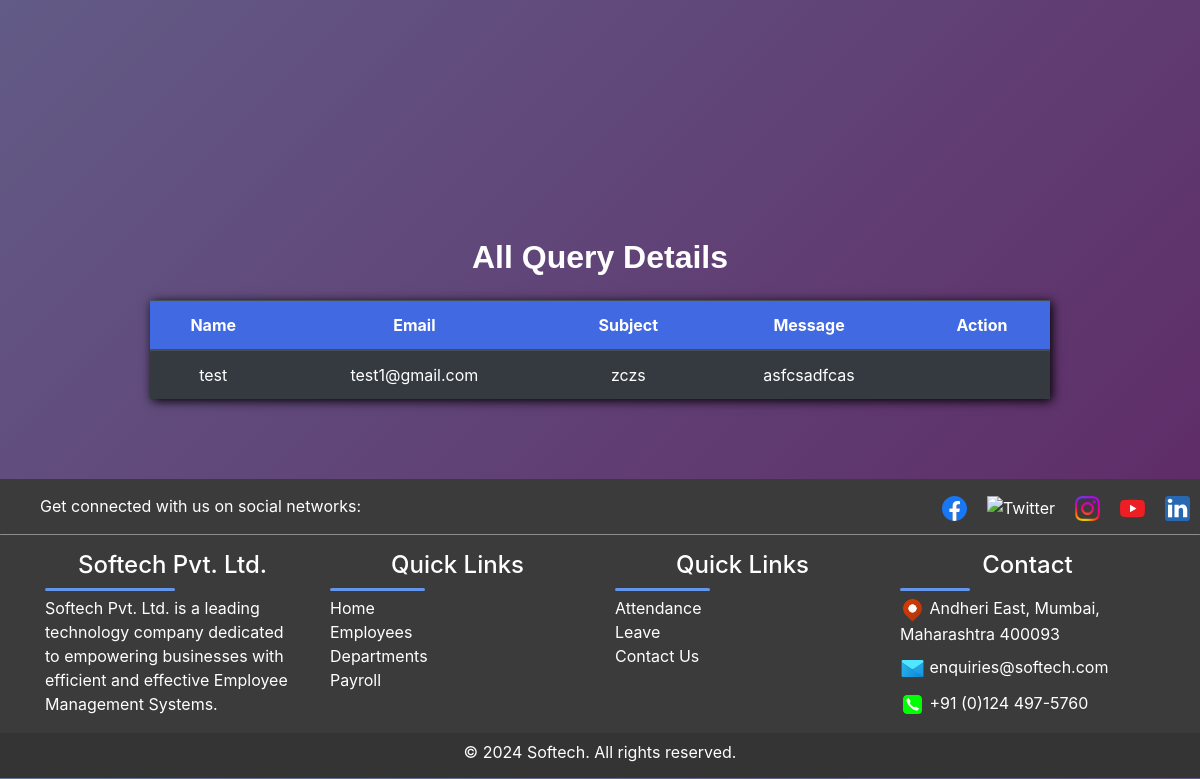
Page /contactus (lower part) on the earlier database version.
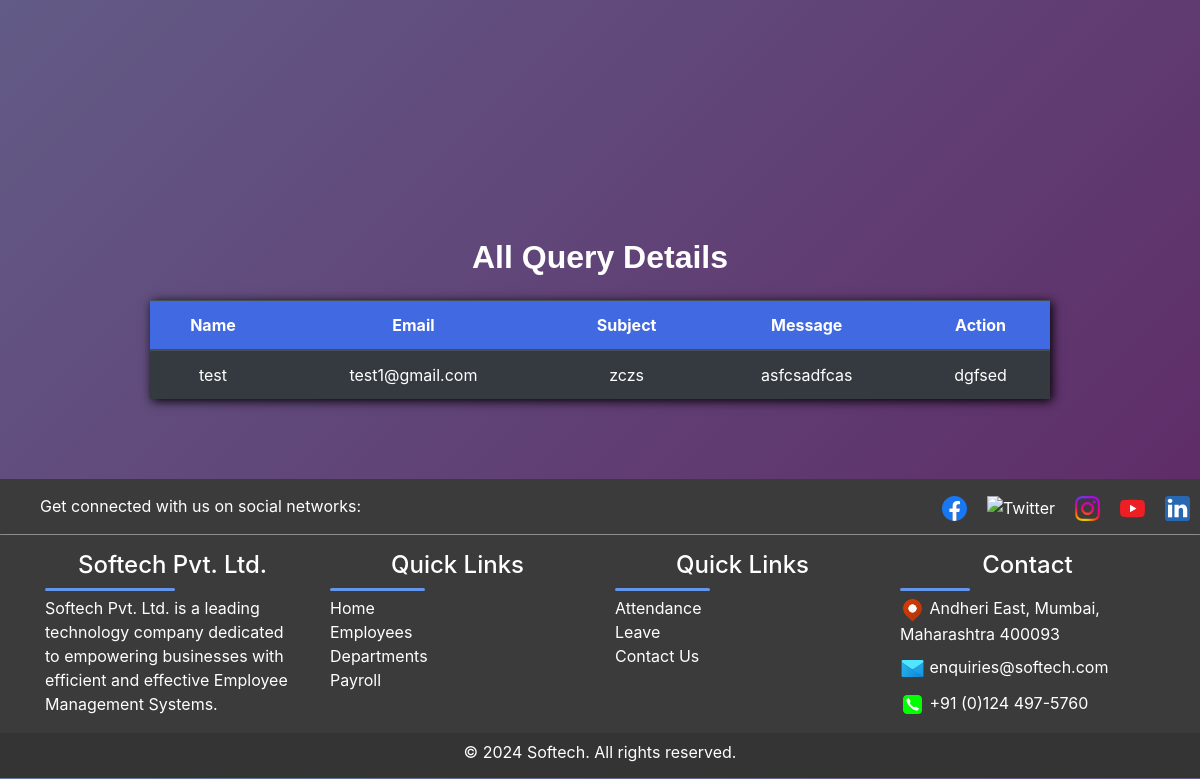
Same page on the later database version.
### app/models.py (models this page shows)
class feedback(models.Model):
    emp_name=models.CharField(max_length=100)
    email=models.EmailField(max_length=200,null=True)
    subjects=models.CharField(max_length=300,null=True)
    message=models.TextField()
    action_taken=models.TextField()

### app/views.py (the view, shortened to what this page needs)
# urls.py: path('contactus', views.contactus_page,name="contactus"),
def contactus_page(request):
    feedbacks=feedback.objects.all()[0:10]
    form=FeedbackForm()
    context={'form':form,'feedback':feedbacks}
    return render(request, 'app/contactus.html', context)

### app/templates/app/contactus.html (shortened to what this page needs)
{% extends "base_template/base.html" %}
{% load static %}
{% block content %}
        <div>
            <iframe src="https://www.google.com/maps/embed?pb=!1m18!1m12!1m3!1d241265.82399908986!2d72.57278107401028!3d19.117370700000002!2m3!1f0!2f0!3f0!3m2!1i1024!2i768!4f13.1!3m3!1m2!1s0x3be7c83adbfecef9%3A0xc215cea66080a605!2sSoftech%20Pvt.%20Ltd.!5e0!3m2!1sen!2sin!4v1713601535231!5m2!1sen!2sin" width="100%" height="450" style="border:0; margin: auto;" allowfullscreen="" loading="lazy"></iframe>
        </div>
         <div class="w-auto mx-auto">
            <h2 class="fs-3 fw-bold text-decoration-underline mb-2 mt-5">All Query Details</h2>
            <table class="table table-dark table-hover mt-4 mb-5 text-center w-75">
               <thead class="fw-bold">
                  <th>Name</th>
                  <th>Email</th>
                  <th>Subject</th>
                  <th>Message</th>
                  <th>Action</th>
               </thead>
               <tbody id="contactTable">
                  {% for f in feedback %}
                  <tr>
                     <td>{{f.emp_name}}</td>
                     <td>{{f.email}}</td>
                     <td>{{f.subjects}}</td>
                     <td>{{f.message}}</td>
                     <td>{{f.action_taken}}</td>
                  </tr>
                  {% endfor %}
               </tbody>
            </table>
         </div>
{% endblock content %}

### app/templates/base_template/base.html (shortened to what this page needs)
{% load static %}
<!DOCTYPE html>
<html>
   <head>
      <link rel="stylesheet" href="{% static 'app/CSS_Files/index.css' %}">
      <link rel="stylesheet" href="{% static 'app/CSS_Files/style.css' %}">
      <link rel="stylesheet" href="{% static 'app/CSS_Files/signup.css' %}">
      <link rel="stylesheet" href="{% static 'app/CSS_Files/login.css' %}">
      <link rel="stylesheet" href="https://maxcdn.bootstrapcdn.com/bootstrap/4.5.2/css/bootstrap.min.css">
      <link href="https://cdnjs.cloudflare.com/ajax/libs/font-awesome/5.15.4/css/all.min.css" rel="stylesheet">
    </head>
    <body class="container-fluid" style="background:linear-gradient(135deg, #65799b 0%,#5e2563 100%);">
            {% block content %}{% endblock content %}
            <footer class="mainfooter" role="contentinfo">
                <div>
                    <ul style="display: inline; list-style-type: none;">
                        <li class="icon">Get connected with us on social networks:</li>
                        <li class="icon" style="float: inline-end; margin: auto 10px;"><a href="#" class="icoLinkedin" title="Linkedin"> <!DOCTYPE svg  PUBLIC '-//W3C//DTD SVG 1.1//EN'  'http://www.w3.org/Graphics/SVG/1.1/DTD/svg11.dtd'> </a></li>
                        <li class="icon" style="float: inline-end; margin: auto 10px;"><a href="#" class="icoYoutube" title="Youtube"><!DOCTYPE svg  PUBLIC '-//W3C//DTD SVG 1.1//EN'  'http://www.w3.org/Graphics/SVG/1.1/DTD/svg11.dtd'></li>
                        <li class="icon" style="float: inline-end; margin: auto 10px;"><a href="#" class="icoInstagram" title="Instagram"><img src="{% static 'images/insta.png' %}" alt="Instagram" height="25"></a></li>
                        <li class="icon" style="float: inline-end; margin: auto 10px;"><a href="#" class="icoTwitter" title="Twitter"><img src="https://uxwing.com/wp-content/themes/uxwing/download/brands-and-social-media/x-social-media-white-icon.png" alt="Twitter" height="25"></a></li>
                        <li class="icon" style="float: inline-end; margin: auto 10px;"><a href="#" class="icoFacebook" title="Facebook"><!DOCTYPE svg  PUBLIC '-//W3C//DTD SVG 1.1//EN'  'http://www.w3.org/Graphics/SVG/1.1/DTD/svg11.dtd'></a></li>
                    </ul>
                    <hr>
                </div>
                <div class="footer-middle">
                <div class="container">
                  <div class="row">
                    <div class="col-md-3 col-sm-6">
                      <div class="footer-pad">
                        <h4>Softech Pvt. Ltd.</h4>
                        <div class="underline1"></div>
                        <ul class="list-unstyled">
                          <li>Softech Pvt. Ltd. is a leading technology company dedicated to empowering businesses with efficient and effective Employee Management Systems.</li>
                        </ul>
                      </div>
                    </div>
                    <div class="col-md-3 col-sm-6">
                      <div class="footer-pad">
                        <h4>Quick Links</h4>
                        <div class="underline2"></div>
                        <ul class="list-unstyled">
                            <li><a href="{% url "index" %}">Home</a></li>
                            <li><a href="employees.html">Employees</a></li>
                            <li><a href="departments.html">Departments</a></li>
                            <li><a href="payroll.html">Payroll</a></li>
                        </ul>
                      </div>
                    </div>
                    <div class="col-md-3 col-sm-6">
                      <div class="footer-pad">
                        <h4>Quick Links</h4>
                        <div class="underline2"></div>
                        <ul class="list-unstyled">
                            <li><a href="attendance.html">Attendance</a></li>
                            <li><a href="leave.html">Leave</a></li>
                            <li><a href="contactus.html">Contact Us</a></li>
                        </ul>
                      </div>
                    </div>
                      <div class="col-md-3">
                          <h4>Contact</h4>
                          <div class="underline3"></div>
                          <ul class="social-network social-circle list-unstyled">
                           <li class="icon"><img style="height: 25px;" src="{% static 'images/locationicon.png' %}" alt="Location"></li>
                           <li class="icon">Andheri East, Mumbai, Maharashtra 400093</li><br>
                           <li class="icon"><img style="height: 25px; margin: 10px 0 !important;" src="{% static 'images/mailicon.png' %}" alt="Mail"></li>
                           <li class="icon">enquiries@softech.com</li><br>
                           <li class="icon"><img style="height: 25px;" src="{% static 'images/callicon.png' %}" alt="Call"></li>
                           <li class="icon">+91 (0)124 497-5760</li>
                          </ul>
                  </div>
                  </div>
                </div>
                  <div class="row footer-bottom text-center" style="width: 100%; margin: 0; padding: 7px 0; height: 45px; background-color: #343434;">
                  <div class="col-md-12 copy">
                  <p class="text-center" style="margin-bottom: 15px !important;"> © 2024 Softech. All rights reserved.</p>
                  </div>
                  </div>
                </div>
              </footer>
     </body>
  </html>

### app/static/app/CSS_files/index.css (style rules this page uses)
body { background-image: url("https://images.pexels.com/photos/7078666/pexels-photo-7078666.jpeg?auto=compress&cs=tinysrgb&w=1260&h=750&dpr=1"); background-size: cover; }
p { text-align: center; color: white; }
::placeholder { color: white !important; }
h4 { font-weight: bold; text-align: center; margin-bottom: 20px; }
hr { border: none; height: 1px; background-color: rgba(255, 255, 255, 0.5); backdrop-filter: blur(5px); color: white; border-radius: 10px; }

### app/static/app/CSS_files/style.css (style rules this page uses)
body { background: linear-gradient(135deg, #647095 0%, #5e2563 100%); color: white !important; margin: 0 !important; padding: 0 !important; overflow-x: hidden; }
h2 { font-family: Helvetica; text-align: center; }
a { color: white; }
table thead { color: white; font-weight: bold; background-color: royalblue; margin: auto; padding: auto; }
table { margin: auto !important; box-shadow: 2px 2px 10px black; }
::placeholder { color: rgba(0, 0, 0, 0.744) !important; font-style: italic; }
h2 { margin: 10px 0px !important; font-weight: bold !important; text-align: center !important; }
table tr td { color: white; }
hr { color: white; }
@media screen and (min-width: 768px) { .table { width: 100% !important; } }
footer { background-color: #3b3b3b; color: white; margin-top: 80px; padding-top: 15px; }
.icon { display: inline; }
ul li a { color: white; }
hr { border: none; height: 1px; background-color: rgba(255, 255, 255, 0.5); backdrop-filter: blur(5px); color: white; border-radius: 10px; }
.underline1 { border: none; height: 3px; width: 130px; background-color: cornflowerblue; backdrop-filter: blur(5px); color: white; border-radius: 10px; margin-bottom: 5px; }
.underline2 { border: none; height: 3px; width: 95px; background-color: cornflowerblue; backdrop-filter: blur(5px); color: white; border-radius: 10px; margin-bottom: 5px; }
.underline3 { border: none; height: 3px; width: 70px; background-color: cornflowerblue; backdrop-filter: blur(5px); color: white; border-radius: 10px; margin-bottom: 5px; }

### app/static/app/CSS_files/signup.css (style rules this page uses)
body { background-image: url("https://images.pexels.com/photos/7078666/pexels-photo-7078666.jpeg?auto=compress&cs=tinysrgb&w=1260&h=750&dpr=1"); background-size: cover; }
p { text-align: center; color: white; }
::placeholder { color: white !important; }
h4 { font-weight: bold; text-align: center; margin-bottom: 20px; }
hr { border: none; height: 1px; background-color: rgba(255, 255, 255, 0.5); backdrop-filter: blur(5px); color: white; border-radius: 10px; }

### app/static/app/CSS_files/login.css (style rules this page uses)
body { background-image: url("https://images.pexels.com/photos/7078666/pexels-photo-7078666.jpeg?auto=compress&cs=tinysrgb&w=1260&h=750&dpr=1"); background-size: cover; }
p { text-align: center; color: white; }
::placeholder { color: white !important; }
h4 { font-weight: bold; text-align: center; margin-bottom: 20px; }
hr { border: none; height: 1px; background-color: rgba(255, 255, 255, 0.5); backdrop-filter: blur(5px); color: white; border-radius: 10px; }

Differences in the rows shown:
changed feedback "test": action_taken (not shown) → "dgfsed"
